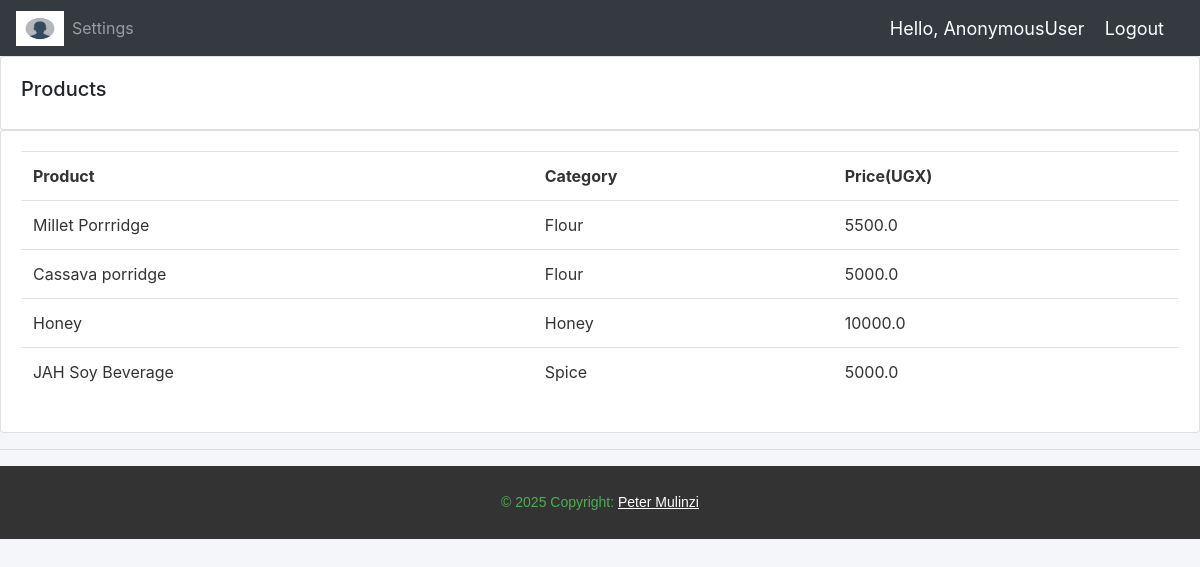
Screenshot of /products/ with the database file from the repository.
### Jah_Accounts/models.py (models this page shows, shortened)
class Product(models.Model):
    CATEGORY = (
        ('Flour', 'Flour'),
        ('Honey', 'Honey'),
        ('Spice', 'Spice'),
    )
    name = models.CharField(max_length=200, null=True)
    price = models.FloatField(null=True)
    category = models.CharField(max_length=200, null=True, choices=CATEGORY)
    description = models.CharField(max_length=200, null = True, blank = True)
    date_created = models.DateTimeField(auto_now_add=True, null=True)

### Jah_Accounts/views.py (the view)
# urls.py: path('products/', views.products, name='products'),
def products(request):
    products = Product.objects.all()
    return render(request, 'Jah_Accounts/Products.html', {'products': products})

### Jah_Accounts/templates/Jah_Accounts/Products.html
{% extends "Jah_Accounts/main.html" %}
{% block content %}
<div class="row">
    <div class="col-md">
        <div class="card card-body">
            <h5>Products</h5>
        </div>
        <div class="card card-body" style="background-color: #ffffff; color: #333333;">
            <table class="table">
                <tr>
                    <th>Product</th>
                    <th>Category</th>
                    <th>Price(UGX)</th>
                </tr>
                {% for i in products  %}
                    <tr>
                        <td>{{i.name}}</td>
                        <td>{{i.category}}</td>
                        <td>{{i.price}}</td>
                    </tr>
                {% endfor %}
            </table>
        </div>
    </div>
</div>
{% endblock %}

### static/css/main.css (style rules this page uses)
body { background-color: #f4f6f9; }

### rows the page displays
Product: name "Millet Porrridge", category "Flour", price "5500.0"
Product: name "Cassava porridge", category "Flour", price "5000.0"
Product: name "Honey", category "Honey", price "10000.0"
Product: name "JAH Soy Beverage", category "Spice", price "5000.0"

### other values shown
{{ request.user }} "AnonymousUser"
